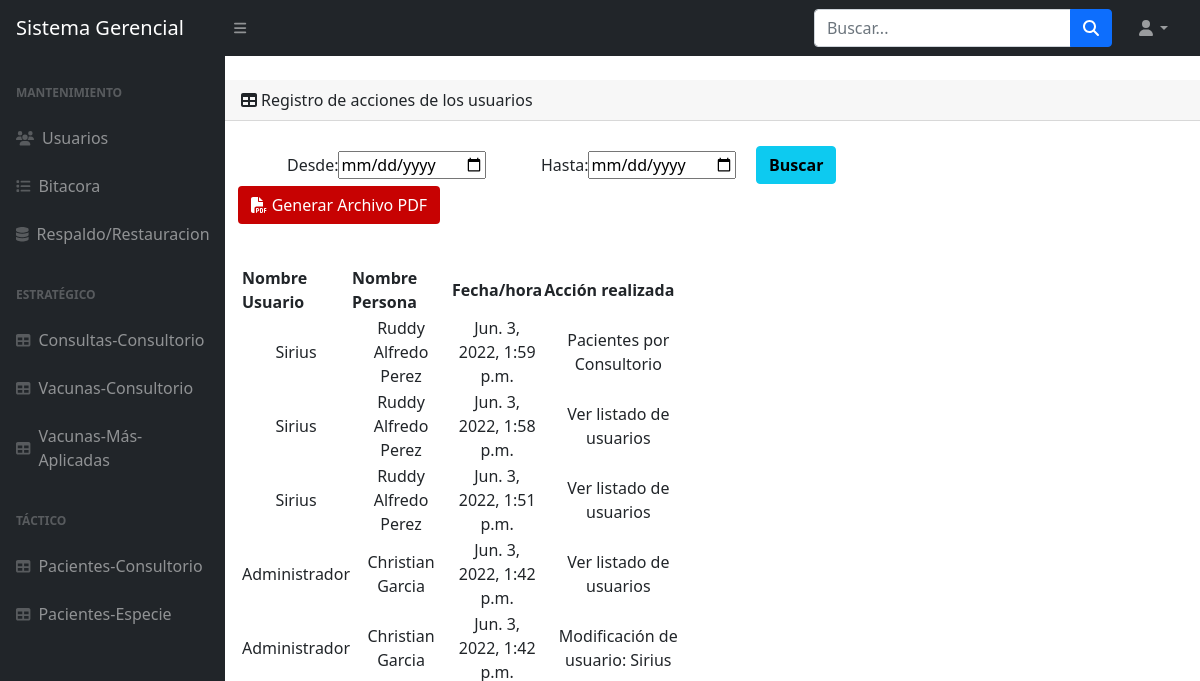
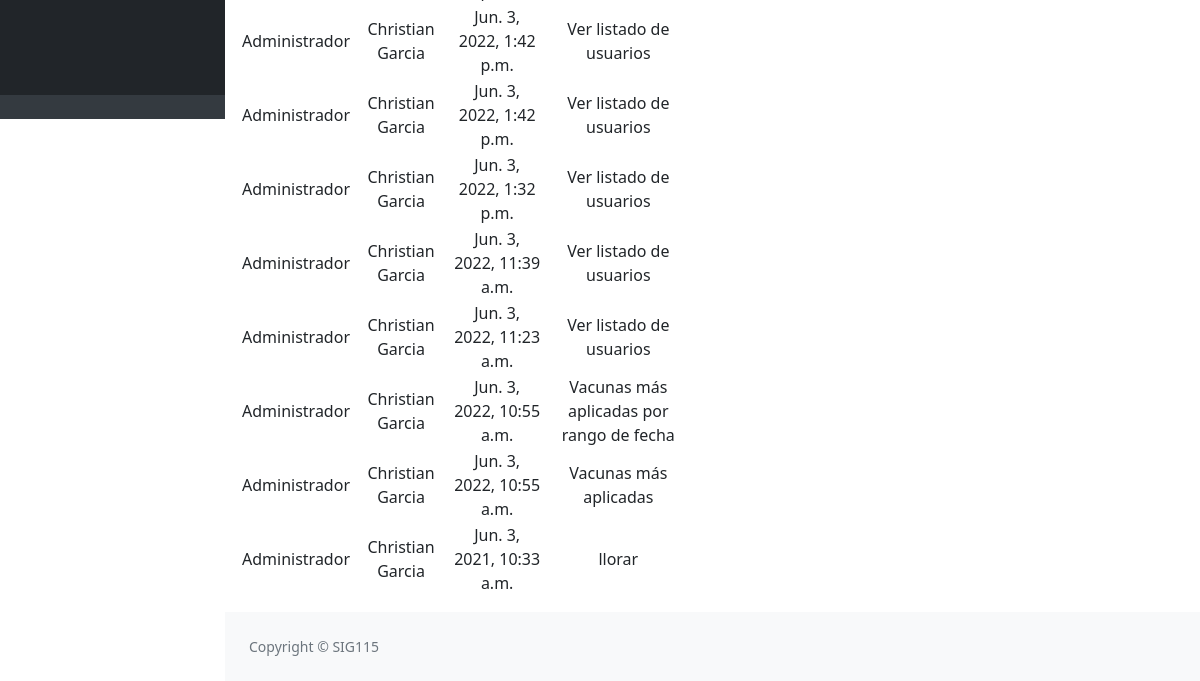
The app's page /listado_bitacora/, older data (2 pictures, top to bottom).
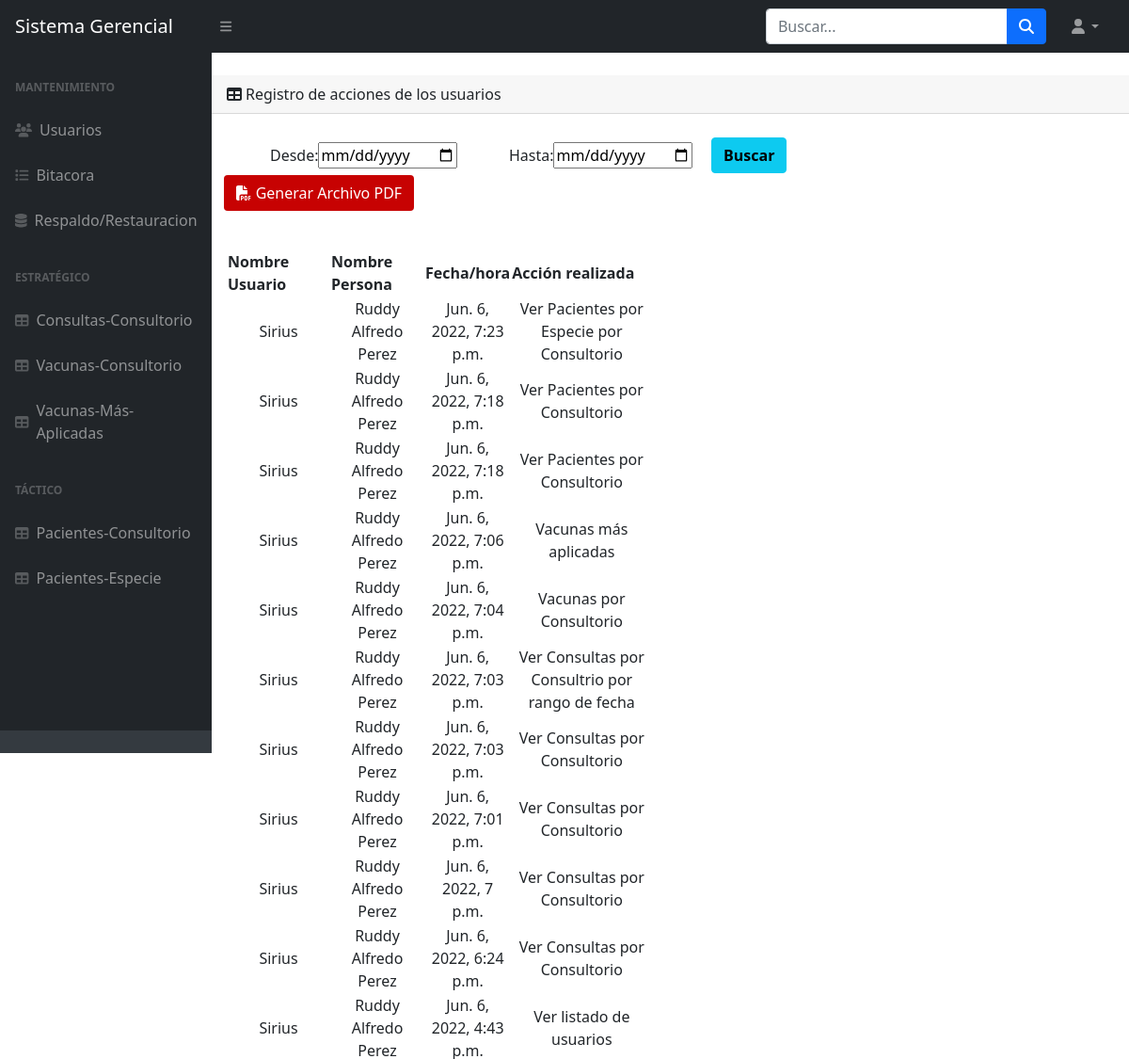
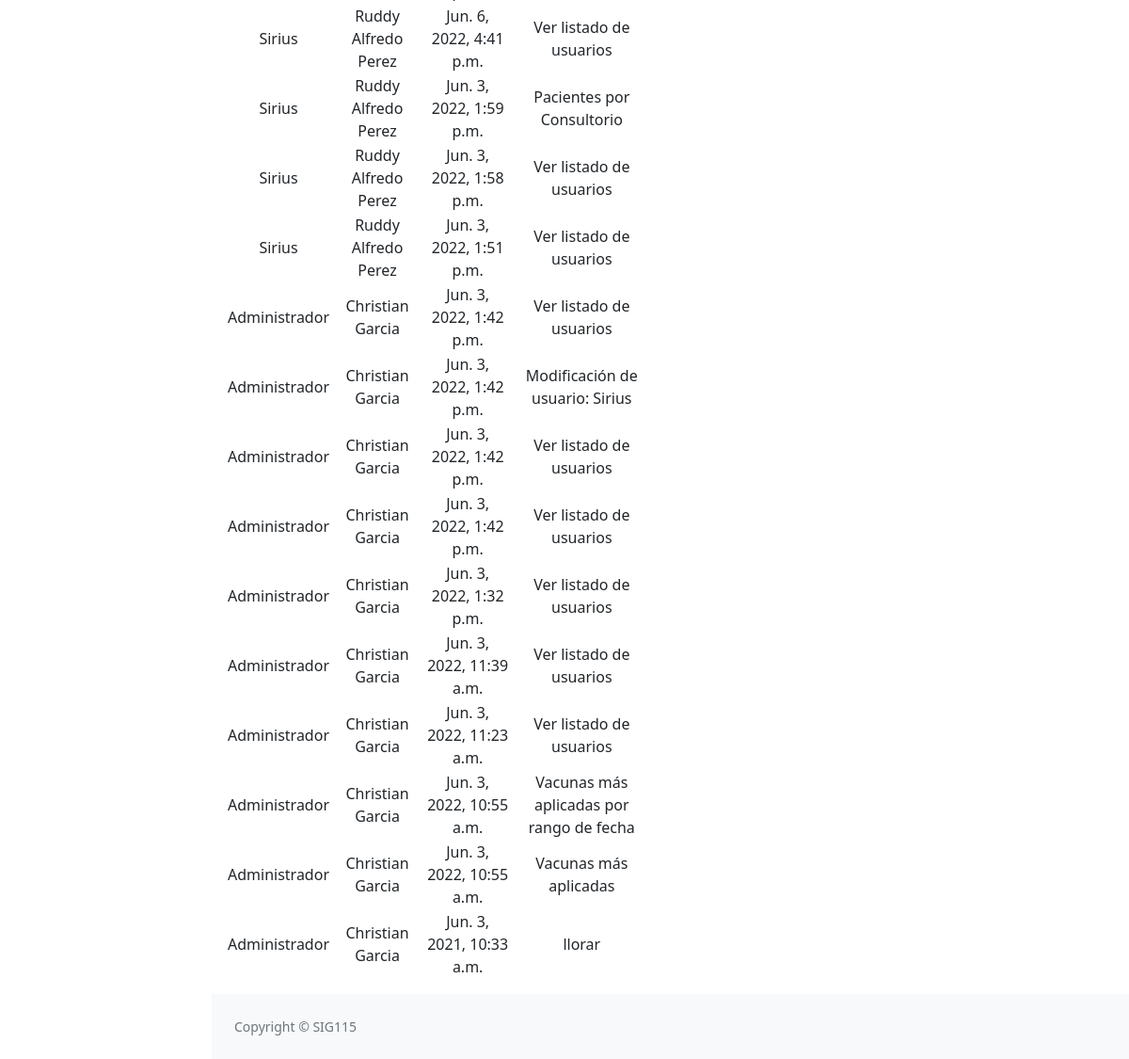
The same page, newer data (2 pictures, top to bottom).
### SistemaGerencial/models.py (models this page shows, shortened)
class Bitacora(models.Model):
    id = models.AutoField(primary_key=True)
    usuario = models.ForeignKey('User', on_delete = models.CASCADE)
    accion = models.CharField(max_length=100, help_text="")
    fecha = models.DateTimeField(auto_now_add = True)

class User(AbstractUser):
    ROL = (('administrador','Administrador'),('estrategico', 'Estrategico'), ('tactico', 'Tactico'))
    rol = models.CharField(max_length=20, choices=ROL, blank=True, help_text='')

### SistemaGerencial/views.py (the view, shortened to what this page needs)
# urls.py: path('listado_bitacora/', listado_bitacora, name="listado_bitacora"),
def listado_bitacora(request):
    fec1 = request.GET.get('buscarFecha1')  # Filtro por fecha
    fec2 = request.GET.get('buscarFecha2')  # Filtro por fecha
    context = {}
    if (fec1 == "" and fec2 == "") or (fec1 == None and fec2 == None):
        bitacoras = Bitacora.objects.all().order_by('-fecha')
        context = {'bitacoras': bitacoras}
    return render(request, 'listado_bitacora.html', context)

### SistemaGerencial/templates/listado_bitacora.html (shortened to what this page needs)
{% extends 'base.html' %}
{% load static %}
{% block content %}
    <br>
        <div class="card-header">
            <i class="fas fa-table me-1"></i>Registro de acciones de los usuarios
        </div>&nbsp;
        <div class="d-flex justify-content start">&nbsp;&nbsp;&nbsp;
    <form role="form" method="get" >
        <div>
            <table>
                <tr>
                    <td width="250" align="right">
                        Desde:<input type="date"  placeholder="aaaa-mm-dd" name="buscarFecha1" value="{{ request.GET.buscarFecha1 }}">
                    </td>
                    <td width="250" align="right">
                        Hasta:<input type="date"  placeholder="aaaa-mm-dd" name="buscarFecha2" value="{{ request.GET.buscarFecha2 }}">
                    </td>
                    <td width="100" align="right">
                        <button type="submit" class="btn btn-info" ><B>Buscar</B></button>
                    </td>
                </tr>
                <tr>
                    <td style="text-align:left;">
                        <a href="{% url 'reporte_Bitacora' %}" class="btn"
                            style="color:white; background-color:rgb(199, 2, 2)"><i class="fa fa-file-pdf"
                                aria-hidden="true"></i>  Generar Archivo PDF</a>
                    </td>
                </tr>
            </table>
            <br>
        </div>
    </form>
</div>
        <div class="card-body">
            <table id="datatablesSimple">
            <thead>
                <tr>
                    <th>Nombre Usuario</th>
                    <th>Nombre Persona</th>
                    <th>Fecha/hora</th>
                    <th>Acción realizada</th>
                </tr>
                </thead>
            <tbody>
                {% for b in bitacoras %}
                    <tr>
                        <td width="40" style="text-align: center">{{b.usuario.username}}</td>
                        <td width="100" style="text-align: center">{{b.usuario.first_name}} {{b.usuario.last_name}}</td>
                        <td width="50" style="text-align: center">{{b.fecha}}</td>
                        <td width="150"style="text-align: center">{{b.accion}}</td>
                    </tr>
                {% endfor %}
            </tbody>
            </table>
</div>
{% endblock content%}

Row changes from the older to the newer data that the page shows:
added Bitacora: usuario.username "Sirius", usuario.first_name "Ruddy Alfredo", usuario.last_name "Perez", fecha "Jun. 6, 2022, 7:23 p.m.", accion "Ver Pacientes por Especie por Consultorio"
added Bitacora: usuario.username "Sirius", usuario.first_name "Ruddy Alfredo", usuario.last_name "Perez", fecha "Jun. 6, 2022, 7:18 p.m.", accion "Ver Pacientes por Consultorio"
added Bitacora: usuario.username "Sirius", usuario.first_name "Ruddy Alfredo", usuario.last_name "Perez", fecha "Jun. 6, 2022, 7:18 p.m.", accion "Ver Pacientes por Consultorio"
added Bitacora: usuario.username "Sirius", usuario.first_name "Ruddy Alfredo", usuario.last_name "Perez", fecha "Jun. 6, 2022, 7:06 p.m.", accion "Vacunas más aplicadas"
added Bitacora: usuario.username "Sirius", usuario.first_name "Ruddy Alfredo", usuario.last_name "Perez", fecha "Jun. 6, 2022, 7:04 p.m.", accion "Vacunas por Consultorio"
added Bitacora: usuario.username "Sirius", usuario.first_name "Ruddy Alfredo", usuario.last_name "Perez", fecha "Jun. 6, 2022, 7:03 p.m.", accion "Ver Consultas por Consultrio por rango de fecha"
added Bitacora: usuario.username "Sirius", usuario.first_name "Ruddy Alfredo", usuario.last_name "Perez", fecha "Jun. 6, 2022, 7:03 p.m.", accion "Ver Consultas por Consultorio"
added Bitacora: usuario.username "Sirius", usuario.first_name "Ruddy Alfredo", usuario.last_name "Perez", fecha "Jun. 6, 2022, 7:01 p.m.", accion "Ver Consultas por Consultorio"
added Bitacora: usuario.username "Sirius", usuario.first_name "Ruddy Alfredo", usuario.last_name "Perez", fecha "Jun. 6, 2022, 7 p.m.", accion "Ver Consultas por Consultorio"
added Bitacora: usuario.username "Sirius", usuario.first_name "Ruddy Alfredo", usuario.last_name "Perez", fecha "Jun. 6, 2022, 6:24 p.m.", accion "Ver Consultas por Consultorio"
added Bitacora: usuario.username "Sirius", usuario.first_name "Ruddy Alfredo", usuario.last_name "Perez", fecha "Jun. 6, 2022, 4:43 p.m.", accion "Ver listado de usuarios"
added Bitacora: usuario.username "Sirius", usuario.first_name "Ruddy Alfredo", usuario.last_name "Perez", fecha "Jun. 6, 2022, 4:41 p.m.", accion "Ver listado de usuarios"
